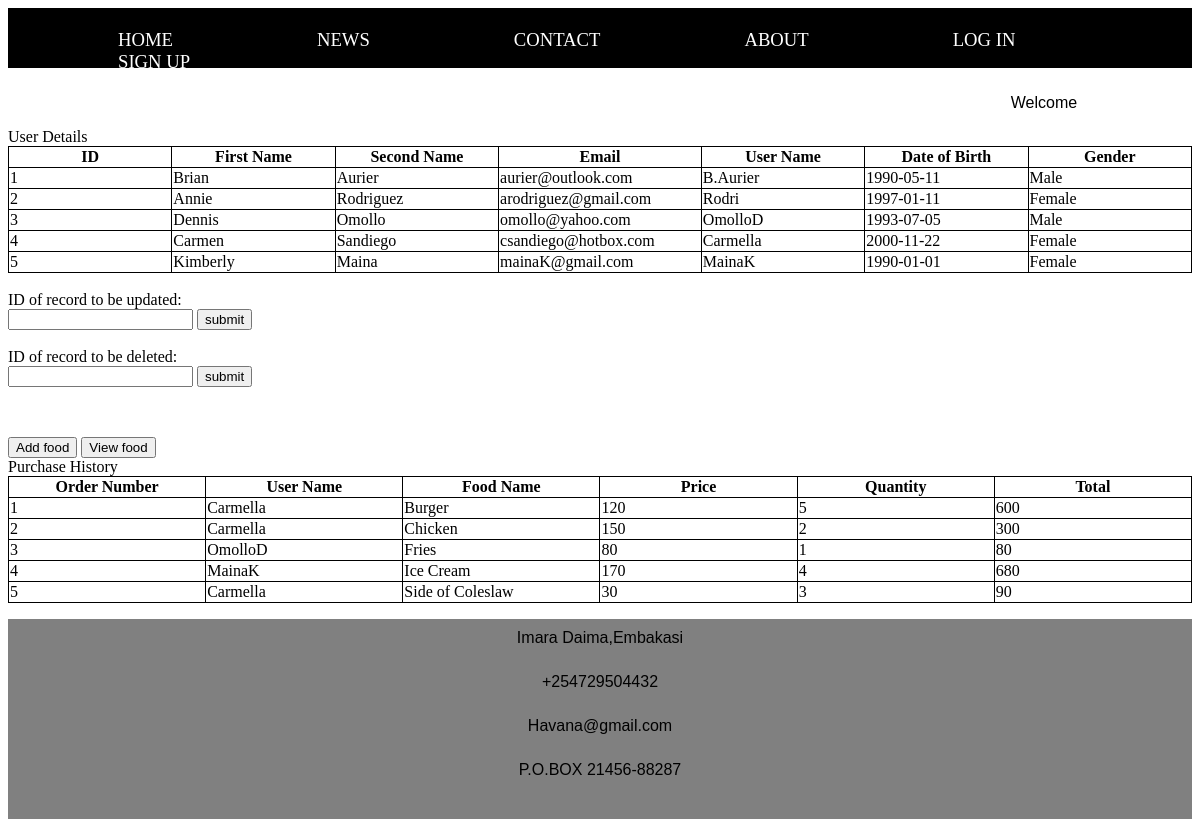
The page /view.php on the database its author committed.
### tables this page shows
CREATE TABLE `tbluserdetails` (
  `id` int(11) NOT NULL,
  `first_name` varchar(256) NOT NULL,
  `second_name` varchar(256) NOT NULL,
  `email` varchar(256) NOT NULL,
  `username` varchar(256) NOT NULL,
  `password` varchar(256) NOT NULL,
  `date_of_birth` date NOT NULL,
  `gender` varchar(256) NOT NULL,
  `user_type` varchar(256) NOT NULL
);

CREATE TABLE `tblorderdetails` (
  `order_no` int(11) NOT NULL,
  `customer_id` int(11) NOT NULL,
  `username` varchar(256) NOT NULL,
  `food_name` varchar(256) NOT NULL,
  `food_price` double NOT NULL,
  `quantity` int(11) NOT NULL,
  `status` varchar(256) NOT NULL
);

### view.php (the view, shortened to what this page needs)
<?php
$link = connect();
$sql = "SELECT * FROM tbluserdetails";
$result =mysqli_query($link,$sql);
?>
<!DOCTYPE html>
<html>
 <head>
 <link rel="stylesheet" type="text/css" href="havanaCSS.php">
 </head>
<body>
<div class="div1">
<ul>
  <li><a href="havana.php">HOME</a></li>
  <li><a href="news.php">NEWS</a></li>
  <li><a href="#contact">CONTACT</a></li>
  <li><a href="about.php">ABOUT</a></li>
  <li><a href="login.php">LOG IN</a></li>
  <li><a href="signUp.php">SIGN UP</a></li>
</ul>
</div>
<p class="username"><?php session_start();echo "Welcome ".$_SESSION["username"];?></p>
<?php
echo "User Details";
if (mysqli_num_rows($result) > 0) {
?>
  <table>
  <thead>
     <th>ID</th>
    <th>First Name</th>
    <th>Second Name</th>
    <th>Email</th>
    <th>User Name</th>
    <th>Date of Birth</th>
    <th>Gender</th>
  </thead>
<?php
while($row = mysqli_fetch_array($result)) {
?>
<tr>
    <td><?php echo $row["id"]; ?></td>
    <td><?php echo $row["first_name"]; ?></td>
    <td><?php echo $row["second_name"]; ?></td>
    <td><?php echo $row["email"]; ?></td>
    <td><?php echo $row["username"]; ?></td>
    <td><?php echo $row["date_of_birth"]; ?></td>
    <td><?php echo $row["gender"]; ?></td>
</tr>
<?php
}
?>
</table>
 <?php
}
else{
    echo "No result found";
}
?>
<form action = "update.php" method="post">
<br>
<label for="id">ID of record to be updated:</label>
<br>
<input type="text" name="id" id="id">
<input type="submit" name="update" value="submit" id="submit">
</form>
<form action = "process_delete.php" method="post">
<br>
<label for="id">ID of record to be deleted:</label>
<br>
<input type="text" name="id" id="id">
<input type="submit" name="delete" value="submit" id="submit">
</form>
<button onclick="window.location.href='addfood.php';">Add food</button>
<button onclick="window.location.href='viewfood.php';">View food</button>
<br>
<?php echo "Purchase History"?>
<?php
$sql2 = "SELECT * FROM tblorderdetails";
$result2 =mysqli_query($link,$sql2);
if (mysqli_num_rows($result2) > 0) {
?>
  <table>
  <thead>
    <th>Order Number</th>
    <th>User Name</th>
    <th>Food Name</th>
    <th>Price</th>
    <th>Quantity</th>
    <th>Total</th>
  </thead>
<?php
  while($row = mysqli_fetch_array($result2)) {
    ?>
  <td><?php echo $row["order_no"]; ;?></td>
    <td><?php echo $row["username"]; ;?></td>
   <td><?php echo $row["food_name"]; ;?></td>
  <td><?php echo $row["food_price"]; ;?></td>
  <td><?php echo $row["quantity"]; ;?></td>
   <td><?php echo ($row["food_price"]*$row["quantity"]); ;?></td>
<?php
}
}
?>
 </table>
 <div class="div6" id="contact">
<p>Imara Daima,Embakasi</p>
<p>+254729504432</p>
<p>Havana@gmail.com</p>
<p>P.O.BOX 21456-88287</p>
</div>
 </body>
</html>

### rows shown on the page
tbluserdetails: id "1", first_name "Brian", second_name "Aurier", email "aurier@outlook.com", username "B.Aurier", date_of_birth "1990-05-11", gender "Male"
tbluserdetails: id "2", first_name "Annie", second_name "Rodriguez", email "arodriguez@gmail.com", username "Rodri", date_of_birth "1997-01-11", gender "Female"
tbluserdetails: id "3", first_name "Dennis", second_name "Omollo", email "omollo@yahoo.com", username "OmolloD", date_of_birth "1993-07-05", gender "Male"
tbluserdetails: id "4", first_name "Carmen", second_name "Sandiego", email "csandiego@hotbox.com", username "Carmella", date_of_birth "2000-11-22", gender "Female"
tbluserdetails: id "5", first_name "Kimberly", second_name "Maina", email "mainaK@gmail.com", username "MainaK", date_of_birth "1990-01-01", gender "Female"
tblorderdetails: order_no "1", username "Carmella", food_name "Burger", food_price "120", quantity "5", $row["food_price"]*$row["quantity"] "600"
tblorderdetails: order_no "2", username "Carmella", food_name "Chicken", food_price "150", quantity "2", $row["food_price"]*$row["quantity"] "300"
tblorderdetails: order_no "3", username "OmolloD", food_name "Fries", food_price "80", quantity "1", $row['food_price']*$row['quantity'] "80"
tblorderdetails: order_no "4", username "MainaK", food_name "Ice Cream", food_price "170", quantity "4", $row["food_price"]*$row["quantity"] "680"
tblorderdetails: order_no "5", username "Carmella", food_name "Side of Coleslaw", food_price "30", quantity "3", $row["food_price"]*$row["quantity"] "90"
